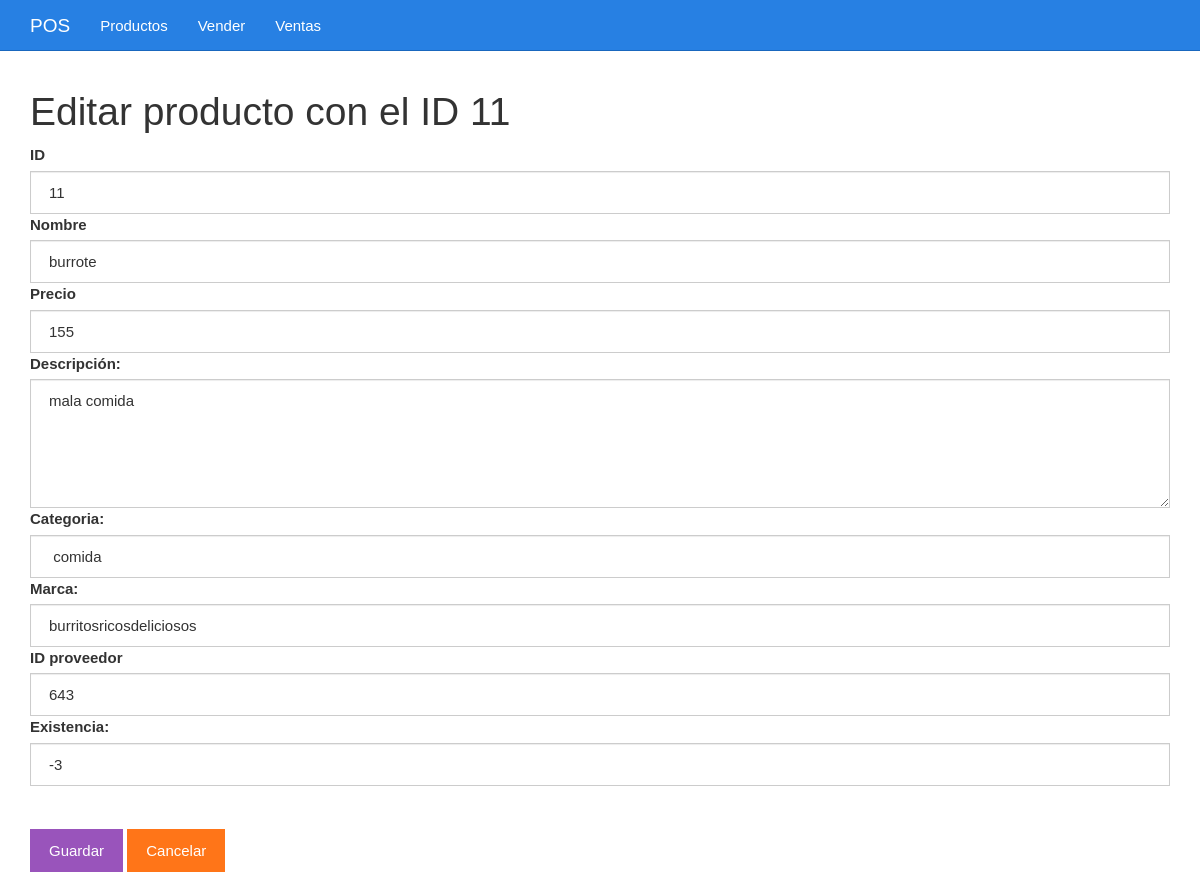
The page /ventas_pdo-master/editar.php?id=11 on the database its author committed.
### tables this page shows
CREATE TABLE `productos` (
  `id` bigint(20) UNSIGNED NOT NULL,
  `nombre` varchar(255) NOT NULL,
  `precio` int(20) NOT NULL,
  `descripcion` varchar(255) NOT NULL,
  `categoria` varchar(255) NOT NULL,
  `marca` varchar(255) NOT NULL,
  `idproveedor` int(11) NOT NULL,
  `cantidad` int(11) NOT NULL
);

### ventas_pdo-master/editar.php (the view, shortened to what this page needs)
<?php
$id = $_GET["id"];
include_once "base_de_datos.php";
$sentencia = $base_de_datos->prepare("SELECT * FROM productos WHERE id = ?;");
$sentencia->execute([$id]);
$producto = $sentencia->fetch(PDO::FETCH_OBJ);
?>
<?php include_once "encabezado.php" ?>
	<div class="col-xs-12">
		<h1>Editar producto con el ID <?php echo $producto->id; ?></h1>
		<form method="post" action="guardarDatosEditados.php">
		<label for="id">ID</label>
			<input value="<?php echo $producto->id ?>" class="form-control" name="id" type="number" id="id" placeholder="Escribe el id">
			<label for="nombre">Nombre</label>
			<input value="<?php echo $producto->nombre ?>" class="form-control" name="nombre" type="text" id="nombre" placeholder="Escribe el nombre">
			<label for="precio">Precio</label>
			<input value="<?php echo $producto->precio ?>" class="form-control" name="precio" type="number" id="precio" placeholder="Escribe el precio">
			<label for="descripcion">Descripción:</label>
			<textarea id="descripcion" name="descripcion" cols="30" rows="5" class="form-control"><?php echo $producto->descripcion ?></textarea>
			<label for="categoria">Categoria:</label>
			<input value="<?php echo $producto->categoria ?>" class="form-control" name="categoria"  type="text" id="categoria" placeholder="Escribe la categoria">
			<label for="marca">Marca:</label>
			<input value="<?php echo $producto->marca ?>" class="form-control" name="marca"  type="text" id="marca" placeholder="Escribe la marca">
			<label for="idproveedor">ID proveedor</label>
			<input value="<?php echo $producto->idproveedor ?>" class="form-control" name="idproveedor" type="number" id="idproveedor" placeholder="Escribe el ID del proveedor">
			<label for="cantidad">Existencia:</label>
			<input value="<?php echo $producto->cantidad ?>" class="form-control" name="cantidad" type="number" id="cantidad" placeholder="Cantidad o existencia">
			<br><br><input class="btn btn-info" type="submit" value="Guardar">
			<a class="btn btn-warning" href="./listar.php">Cancelar</a>
		</form>
	</div>
<?php include_once "pie.php" ?>

### ventas_pdo-master/css/estilo.css (style rules this page uses)
body { padding-top: 70px; }

### rows shown on the page
productos: id "11", nombre "burrote", precio "155", descripcion "mala comida", categoria "comida", marca "burritosricosdeliciosos", idproveedor "643", cantidad "-3"
